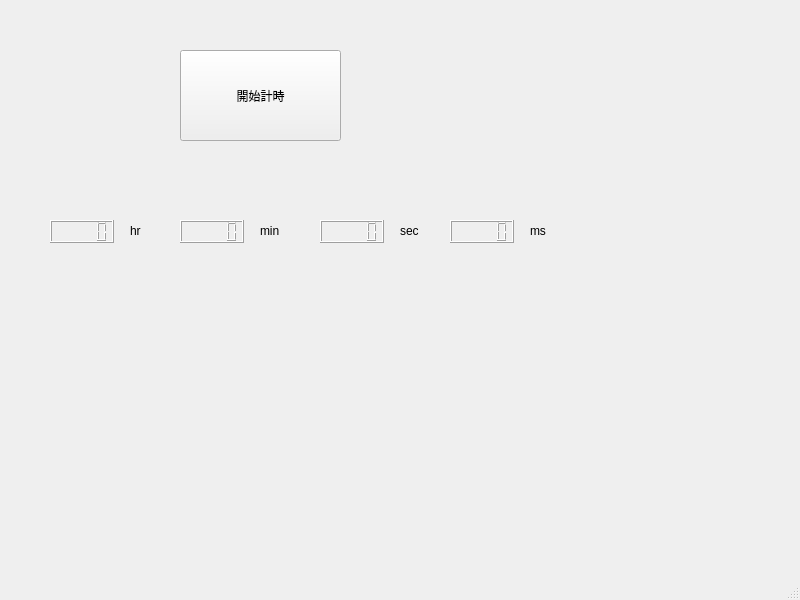
<?xml version="1.0" encoding="UTF-8"?>
<ui version="4.0">
 <class>MainWindow</class>
 <widget class="QMainWindow" name="MainWindow">
  <property name="geometry">
   <rect>
    <x>0</x>
    <y>0</y>
    <width>800</width>
    <height>600</height>
   </rect>
  </property>
  <property name="windowTitle">
   <string>MainWindow</string>
  </property>
  <widget class="QWidget" name="centralwidget">
   <widget class="QPushButton" name="btstart">
    <property name="geometry">
     <rect>
      <x>180</x>
      <y>50</y>
      <width>161</width>
      <height>91</height>
     </rect>
    </property>
    <property name="text">
     <string>開始計時</string>
    </property>
   </widget>
   <widget class="QLCDNumber" name="lcdhr">
    <property name="geometry">
     <rect>
      <x>50</x>
      <y>220</y>
      <width>64</width>
      <height>23</height>
     </rect>
    </property>
   </widget>
   <widget class="QLabel" name="label">
    <property name="geometry">
     <rect>
      <x>130</x>
      <y>220</y>
      <width>47</width>
      <height>21</height>
     </rect>
    </property>
    <property name="text">
     <string>hr</string>
    </property>
   </widget>
   <widget class="QLabel" name="label_2">
    <property name="geometry">
     <rect>
      <x>260</x>
      <y>220</y>
      <width>47</width>
      <height>21</height>
     </rect>
    </property>
    <property name="text">
     <string>min</string>
    </property>
   </widget>
   <widget class="QLCDNumber" name="lcdmin">
    <property name="geometry">
     <rect>
      <x>180</x>
      <y>220</y>
      <width>64</width>
      <height>23</height>
     </rect>
    </property>
   </widget>
   <widget class="QLCDNumber" name="lcdsec">
    <property name="geometry">
     <rect>
      <x>320</x>
      <y>220</y>
      <width>64</width>
      <height>23</height>
     </rect>
    </property>
   </widget>
   <widget class="QLabel" name="label_3">
    <property name="geometry">
     <rect>
      <x>400</x>
      <y>220</y>
      <width>47</width>
      <height>21</height>
     </rect>
    </property>
    <property name="text">
     <string>sec</string>
    </property>
   </widget>
   <widget class="QLabel" name="label_4">
    <property name="geometry">
     <rect>
      <x>530</x>
      <y>220</y>
      <width>47</width>
      <height>21</height>
     </rect>
    </property>
    <property name="text">
     <string>ms</string>
    </property>
   </widget>
   <widget class="QLCDNumber" name="lcdms">
    <property name="geometry">
     <rect>
      <x>450</x>
      <y>220</y>
      <width>64</width>
      <height>23</height>
     </rect>
    </property>
   </widget>
  </widget>
  <widget class="QMenuBar" name="menubar">
   <property name="geometry">
    <rect>
     <x>0</x>
     <y>0</y>
     <width>800</width>
     <height>17</height>
    </rect>
   </property>
  </widget>
  <widget class="QStatusBar" name="statusbar"/>
 </widget>
 <resources/>
 <connections/>
</ui>
